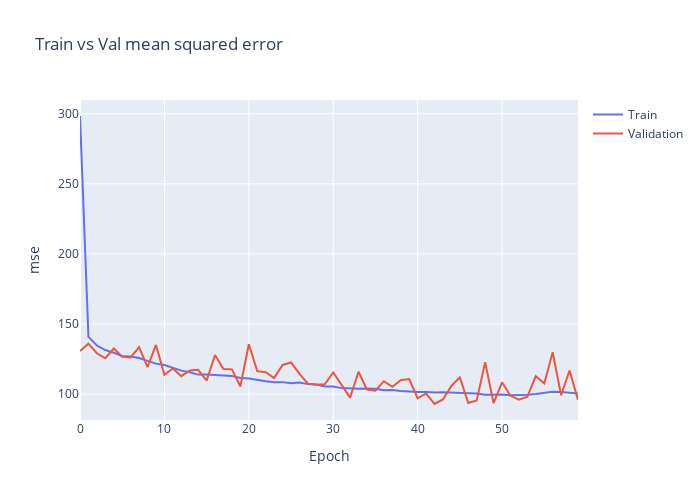

The notebook cell saved with this chart:
### Code cell
import plotly.graph_objects as go

plt.clf()

fig = go.Figure()
fig.add_trace(go.Scatter(
                    y=history.history['mse'],
                    name='Train'))

fig.add_trace(go.Scatter(
                    y=history.history['val_mse'],
                    name='Validation'))


fig.update_layout(height=500, 
                  width=700,
                  title='Train vs Val mean squared error',
                  xaxis_title='Epoch',
                  yaxis_title='mse')


fig.show()

### Figure 1 — Plotly figure (JSON) as saved in the notebook; plotly's stock layout.template omitted (floating-point values rounded to 4 significant figures)
{"data": [{"name": "Train", "type": "scatter", "y": [298.3, 140.8, 134.7, 131.4, 129.5, 127.2, 126.8, 125.8, 123.7, 121.8, 120.7, 118.8, 116.8, 115.7, 113.9, 114.0, 113.4, 113.3, 112.9, 111.5, 111.1, 109.9, 109.2, 108.5, 108.6, 107.7, 108.3, 107.2, 106.9, 105.5, 105.4, 104.3, 104.0, 103.8, 104.1, 103.8, 102.8, 102.9, 102.2, 101.7, 101.5, 101.5, 101.1, 101.4, 101.0, 100.6, 100.6, 100.5, 99.65, 99.63, 99.8, 99.29, 99.25, 99.58, 100.1, 100.6, 101.7, 101.5, 100.9, 100.5]}, {"name": "Validation", "type": "scatter", "y": [130.7, 136.0, 129.2, 125.6, 132.6, 126.7, 126.1, 133.6, 119.3, 135.1, 113.8, 118.3, 112.8, 116.9, 117.4, 109.6, 127.9, 117.9, 117.7, 105.5, 135.5, 116.4, 115.6, 111.5, 120.8, 122.6, 114.5, 107.5, 106.7, 107.0, 115.5, 106.2, 97.48, 115.9, 103.2, 102.5, 109.2, 105.2, 110.0, 110.7, 97.07, 100.5, 92.97, 96.21, 105.8, 112.0, 93.73, 95.54, 122.7, 93.54, 108.5, 98.8, 96.08, 98.14, 112.8, 107.5, 129.9, 99.22, 116.9, 95.82]}], "layout": {"height": 500, "title": {"text": "Train vs Val mean squared error"}, "width": 700, "xaxis": {"title": {"text": "Epoch"}}, "yaxis": {"title": {"text": "mse"}}}}
